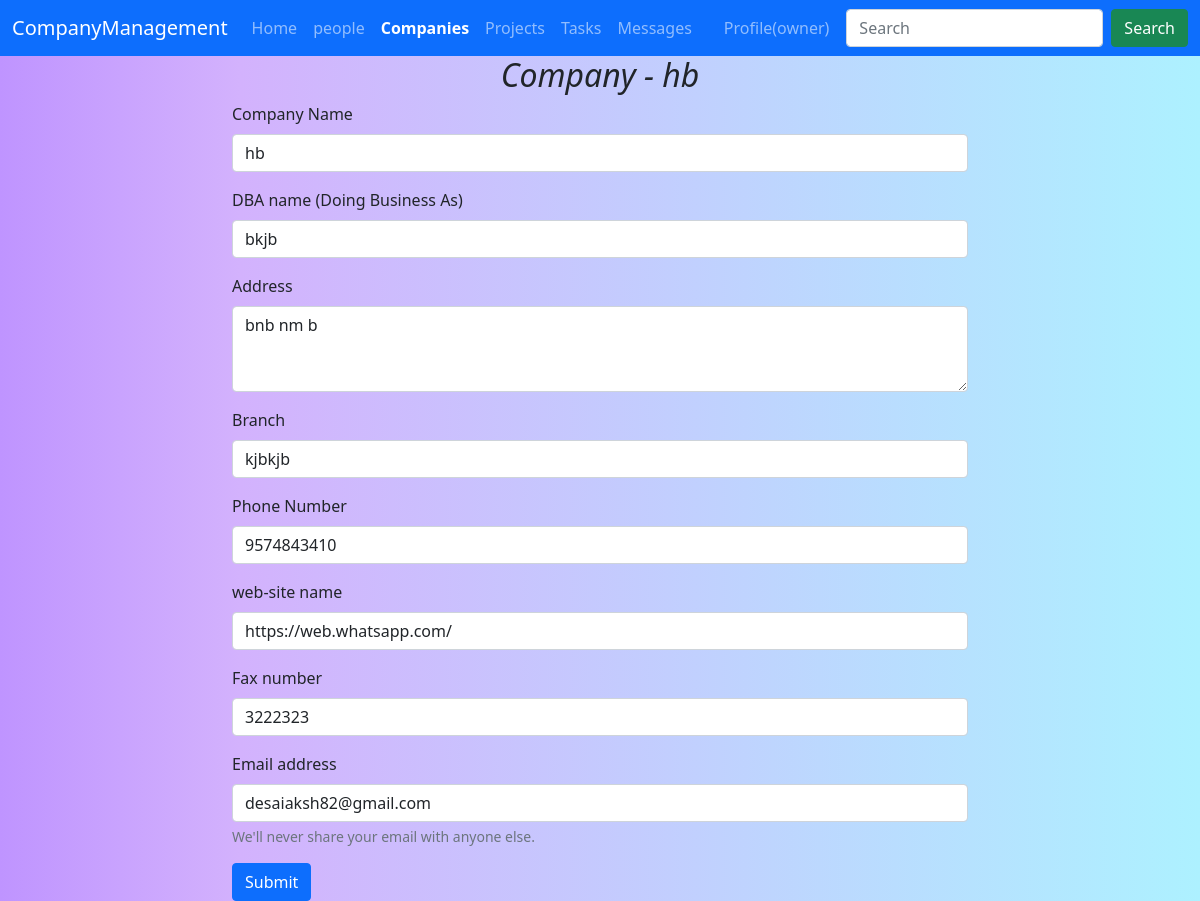
/Companies/update/1 (signed in), run on the app's committed database.
### UserModule/models.py (models this page shows, shortened)
class User(AbstractUser):
    is_admin = models.BooleanField('Is admin', default=False)
    is_owner = models.BooleanField('Is owner', default=False)
    is_manager = models.BooleanField('Is manager', default=False)
    is_supervisor = models.BooleanField('Is supervisor', default=False)
    is_assistant = models.BooleanField('Is assistant', default=False)

class Company(models.Model):
    user = models.ForeignKey(User, on_delete=models.CASCADE)
    name = models.CharField(max_length=70)
    dbaName = models.CharField(max_length=70)
    address = models.CharField(max_length=70)
    branch = models.CharField(max_length=70)
    number = models.BigIntegerField()
    website = models.CharField(max_length=70)
    fax = models.CharField(max_length=70)
    email = models.EmailField()

### CompanyManagement/views.py (the view)
# urls.py: path('Companies/update/<int:pk>', views.CompaniesEdit, name='CompaniesEdit'),
@login_required
def CompaniesEdit(request, pk):
    if (request.method == 'POST'):
        user = request.user
        name = request.POST['name']
        dbaName = request.POST['dbaName']
        address = request.POST['address']
        branch = request.POST['branch']
        number = request.POST['phone']
        website = request.POST['website']
        fax = request.POST['fax']
        email = request.POST['email']
        data = Company.objects.filter(id=pk).update(user=user, name=name, dbaName=dbaName, address=address,
                                                    branch=branch, number=number, website=website, fax=fax, email=email)
        return HttpResponseRedirect('/Companies')
    else:
        data = Company.objects.get(pk=pk)
        return render(request, 'CompanyManagement/DashBoard/CompaniesEdit.html', {'data': data})

### templates/CompanyManagement/DashBoard/CompaniesEdit.html (shortened to what this page needs)
<!DOCTYPE html>
<html lang="en">
  <head>
    <link
      href="https://cdn.jsdelivr.net/npm/bootstrap@5.1.3/dist/css/bootstrap.min.css"
      rel="stylesheet"
    />
  </head>
  <body style='background: rgb(191,148,255);
  background: linear-gradient(90deg, rgba(191,148,255,1) 0%, rgba(211,178,253,1) 20%, rgba(173,241,255,1) 100%);'>
    {% include "./Navbar/Navbar.html" with Companies='active' %}
    <div class="container">
      <div class="row">
        {% if request.user.is_owner or request.user.is_manager or request.user.is_admin %}
        <div class="col-md-8 offset-md-2">
          <h2 class="text-center"><i> Company - {{data.name}} </i></h2>
          <form method="post">
            <div class="mb-3">
              <label for="name" class="form-label">Company Name</label>
              <input
                type="text"
                class="form-control"
                id="name"
                name="name"
                value="{{data.name}}"
                required
              />
            </div>
            <div class="mb-3">
              <label for="name" class="form-label">
                DBA name (Doing Business As)
              </label>
              <input
                type="text"
                class="form-control"
                id="name"
                name="dbaName"
                value="{{data.dbaName}}"
                required
              />
            </div>
            <div class="mb-3">
              <label for="name" class="form-label"> Address </label>
              <textarea
                class="form-control"
                id="exampleFormControlTextarea1"
                name="address"
                rows="3"
              >
{{data.address}} </textarea
              >
            </div>
            <div class="mb-3">
              <label for="name" class="form-label"> Branch </label>
              <input
                type="text"
                class="form-control"
                id="name"
                name="branch"
                required
                value="{{data.branch}}"
              />
            </div>
            <div class="mb-3">
              <label for="name" class="form-label"> Phone Number </label>
              <input
                type="number"
                class="form-control"
                id="name"
                name="phone"
                required
                value="{{data.number}}"
              />
            </div>
            <div class="mb-3">
              <label for="name" class="form-label"> web-site name </label>
              <input
                type="url"
                class="form-control"
                id="name"
                name="website"
                required
                value="{{data.website}}"
              />
            </div>
            <div class="mb-3">
              <label for="name" class="form-label"> Fax number </label>
              <input
                type="number"
                class="form-control"
                id="name"
                name="fax"
                required
                value="{{data.fax}}"
              />
            </div>
            <div class="mb-3">
              <label for="email" class="form-label">Email address</label>
              <input
                type="email"
                class="form-control"
                id="email"
                name="email"
                aria-describedby="emailHelp"
                required
                value="{{data.email}}"
              />
              <div id="emailHelp" class="form-text">
                We'll never share your email with anyone else.
              </div>
            </div>
            <button type="submit" class="btn btn-primary">Submit</button>
          </form>
        </div>
        {% endif %}
      </div>
    </div>
  </body>
</html>

### templates/CompanyManagement/DashBoard/Navbar/Navbar.html (shortened to what this page needs)
<nav class="navbar navbar-expand-lg navbar-dark bg-primary">
  <div class="container-fluid">
    <a
      class="navbar-brand"
      href="#"
      style="
        font-family: 'Gill
                      Sans', 'Gill Sans MT', Calibri,
          'Trebuchet MS', sans-serif;
      "
    >
      CompanyManagement
    </a>
    <div class="collapse navbar-collapse" id="navbarSupportedContent">
      <ul class="navbar-nav me-auto mb-2 mb-lg-0">
        <li class="nav-item">
          <a class="nav-link {{Home}}" aria-current="page" href="/"
            >{% if home == 'active' %} <b>Home</b> {% else %} Home {% endif %}</a
          >
        </li>
        <li class="nav-item">
          <a class="nav-link {{People}}" href="/People"
            >{% if People == 'active' %} <b>people</b> {% else %} people {% endif %}</a
          >
        </li>
        <li class="nav-item">
          <a class="nav-link {{Companies}}" href="/Companies"
            >{% if Companies == 'active' %} <b>Companies</b> {% else %}
            Companies {% endif %}</a
          >
        </li>
        <li class="nav-item">
          <a class="nav-link {{Projects}}" href="/Projects"
            >{% if Projects == 'active' %} <b>Projects</b> {% else %} Projects
            {% endif %}</a
          >
        </li>
        <li class="nav-item">
          <a class="nav-link {{Tasks}}" href="/Tasks"
            >{% if Tasks == 'active' %} <b>Tasks</b> {% else %} Tasks {% endif %}</a
          >
        </li>
        <li class="nav-item">
          <a class="nav-link {{Messages}}" href="/Messages"
            >{% if Messages == 'active' %} <b>Messages</b> {% else %} Messages
            {% endif %}</a
          >
        </li>
        <li class="nav-item">
          <a class="nav-link {{Activity_Overview}}" href="/Activity_Overview"
            ></a>
        </li>
        <li class="nav-item">
          <a class="nav-link {{Profile}}" href="/Profile">
            {% if Profile == 'active' %} <b>Profile({{request.user}})</b> {% else %} Profile({{request.user}}) {% endif %}</a
          >
        </li>
      </ul>
      <form class="d-flex" role="search">
        <input
          class="form-control me-2"
          type="search"
          placeholder="Search"
          aria-label="Search"
        />
        <button class="btn btn-success" type="submit">Search</button>
      </form>
    </div>
  </div>
</nav>
  </body>

### data on the page
User: user "owner"
Company: name "hb", dbaName "bkjb", address "bnb nm b", branch "kjbkjb", phone "9574843410", website "https://web.whatsapp.com/", fax "3222323", email "desaiaksh82@gmail.com"
